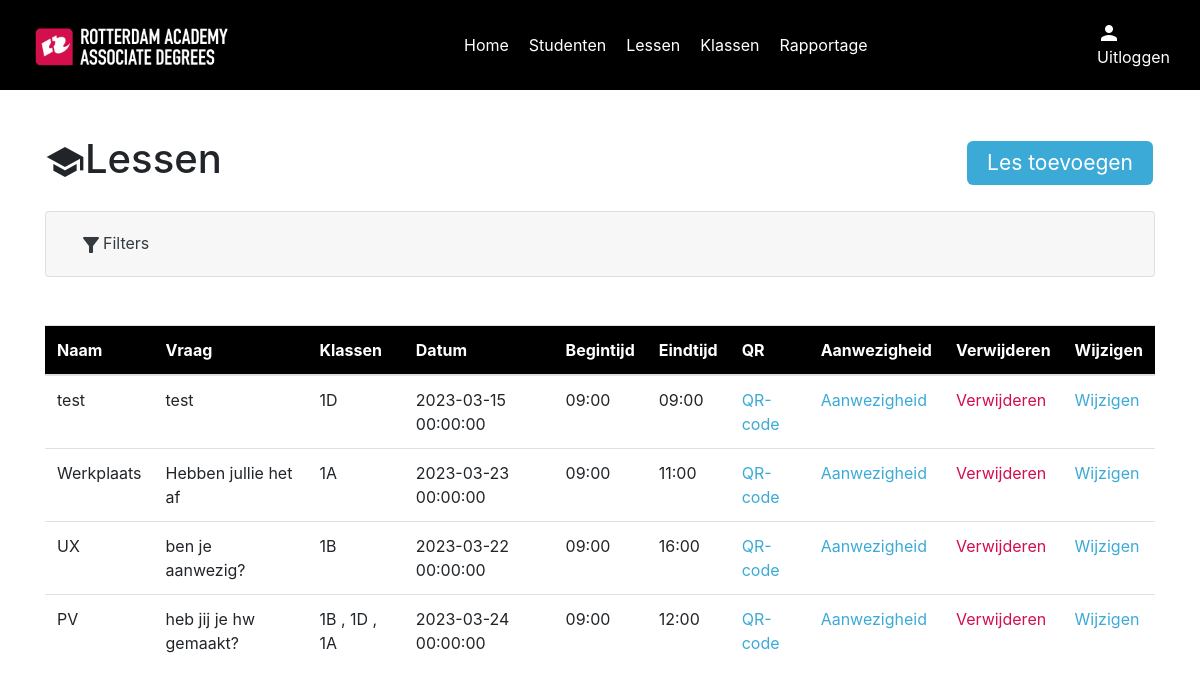
The app's page /lessen_overzicht (signed in) with its own data.
### models/lessonModel.py (models this page shows)
class Lesson(db.Model):
    id = db.Column(db.String(255), primary_key=True)
    name = db.Column(db.String(100), nullable=True)
    question = db.Column(db.String(600), nullable=True)
    date = db.Column(db.String(200), nullable=False)
    start_time = db.Column(db.String(200), nullable=False)
    end_time = db.Column(db.String(200), nullable=False)
    attendance_records = relationship('Attendance', backref='lesson_record', cascade='all, delete')
    classes = relationship('LessonClass', backref=db.backref('lesson_record', lazy=True), cascade='all, delete')
    def to_dict(self):
        return {
            'id': self.id,
            'name': self.name,
            'question': self.question,
            'date': self.date,
            'start_time': self.start_time,
            'end_time': self.end_time,
            'classes': [{'id': c.class_id,
                         'name': c.classes.name if c.classes else ''
                         } for c in self.classes],
        }

### models/classModel.py (models this page shows)
class Class(db.Model):
    id = db.Column(db.Integer, primary_key=True)
    name = db.Column(db.String(100), nullable=False)
    student_classes = db.relationship('StudentClass', backref=db.backref('student', lazy=True))
    lessons = db.relationship('LessonClass', backref=db.backref('classes', lazy=True))
    def to_dict(self):
        return {
            'id': self.id,
            'name': self.name,
            'students': [{'id': s.student_id,
                          'name': s.student.name
                          } for s in self.student_classes],
        }

### routes/lessonRoutes.py (the view)
    @app.route("/lessen_overzicht")
    def lessons_index():
        class_lessons = session.get('class_lessons')
        if class_lessons:
            classes = ClassController.get_all_classes()
            lessons = LessonController.get_all_lessons()
            return render_template(
                "lessons/index.html", lessons=lessons, classes=classes, class_lessons= class_lessons
            )
        else:
            classes = ClassController.get_all_classes()
            lessons = LessonController.get_all_lessons()
            return render_template(
                "lessons/index.html", lessons=lessons, classes=classes
            )

### controllers/classController.py (called while the page is built)
    @staticmethod
    def get_all_classes():
        classes = Class.query.all()
        class_dict = [class_.to_dict() for class_ in classes]
        return class_dict

### controllers/lessonController.py (called while the page is built)
    @staticmethod
    def get_all_lessons():
        lessons = Lesson.query.all()
        lessons_dict = [lesson.to_dict() for lesson in lessons]
        return lessons_dict

### templates/lessons/index.html (shortened to what this page needs)
{% include "layout.html" %}
{% block content %}
{% include "navigation.html" %}
<div class="lessons container">
    <div class="index" id="lessons">
        <div class="top-content">
            <h1><span class="material-icons" style="font-size: 40px;">school</span>Lessen</h1>
            {% if session["user_role"] == 2 %}
            <a href="#" class="button" id="btnCreate" data-toggle="modal" data-target="#lessonModal">Les toevoegen</a>
            {% endif %}
        </div>
        {% if session["user_role"] == 2 %}
        <div class="accordion mb-5" id="filterAccordion">
            <div class="card">
                <div class="card-header" id="filterAccordionHeader">
                    <h2 class="mb-0">
                        <button class="btn btn-link btn-block text-left text-dark" type="button" data-toggle="collapse"
                                data-target="#collapseOne" aria-expanded="true" aria-controls="collapseOne">
                            <span class="material-icons">filter_alt</span>Filters
                        </button>
                    </h2>
                </div>
            </div>
        </div>
        {% endif %}
        {% if session["user_role"] == 2 or session["user_role"] == 3 %}
        <table class="table">
            <thead style="background-color: black; color: #fff;">
            <tr>
                <th scope="Name">Naam</th>
                <th scope="Question">Vraag</th>
                <th scope="Classes">Klassen</th>
                <th scope="Date">Datum</th>
                <th scope="Starttime">Begintijd</th>
                <th scope="Endtime">Eindtijd</th>
                <th scope="QR">QR</th>
                <th scope="Attendance">Aanwezigheid</th>
                <th scope="Delete">Verwijderen</th>
                <th scope="Change">Wijzigen</th>
            </tr>
            </thead>
            <tbody>
            {% for lesson in lessons %}
            <tr>
                <td>{{ lesson.name }}</td>
                <td style="max-width: 200px; overflow: hidden">{{ lesson.question }}</td>
                <td>
                    {% for class in lesson.classes %}
                    {{ class.name }}
                    {% if not loop.last %}, {% endif %}
                    {% endfor %}
                </td>
                <td>{{ lesson.date }}</td>
                <td>{{ lesson.start_time }}</td>
                <td>{{ lesson.end_time }}</td>
                <td><a href="/check-in/{{ lesson.id }}" class="blue">QR-code</a></td>
                <td><a href="/lesson/{{ lesson.id }}/aanwezigheid" class="blue">Aanwezigheid</a></td>
                <td><a href="#" class="red showDeleteRowModal" data-id="{{ lesson.id }}" data-toggle="modal"
                       data-target="#deleteRowConfirmation">Verwijderen</a></td>
                <td><a href="#" class="blue" data-id="{{ lesson.id }}" id="btnEdit" data-toggle="modal"
                       data-target="#lessonModal">Wijzigen</a></td>
            </tr>
            {% endfor %}
            </tbody>
        </table>
        {% endif %}
    </div>
</div>
{% endblock %}

### static/css/style.css (style rules this page uses)
:root { --black: #000; --white: #fff; --racRed: #D30E4C; --racBlue: #3CAAD7; --textColor: #272727; }
.container { position: relative; top: 90px; }
.button { background-color: var(--racBlue); border: none; color: var(--white); padding: 6px 20px; text-align: center; display: inline-block; font-size: 21px; margin: 4px 2px; border-radius: 6px; }
.red { color: var(--racRed) !important; }
.blue { color: var(--racBlue) !important; }
.index .top-content { display: flex; justify-content: space-between; align-items: center; margin: 45px 0 20px 0; }
.material-icons { vertical-align: middle; }

### records on screen
Lesson: name "test", question "test", date "2023-03-15 00:00:00", start_time "09:00", end_time "09:00"
Class: name "1D"
Lesson: name "Werkplaats", question "Hebben jullie het af", date "2023-03-23 00:00:00", start_time "09:00", end_time "11:00"
Class: name "1A"
Lesson: name "UX", question "ben je aanwezig?", date "2023-03-22 00:00:00", start_time "09:00", end_time "16:00"
Class: name "1B"
Lesson: name "PV", question "heb jij je hw gemaakt?", date "2023-03-24 00:00:00", start_time "09:00", end_time "12:00"
